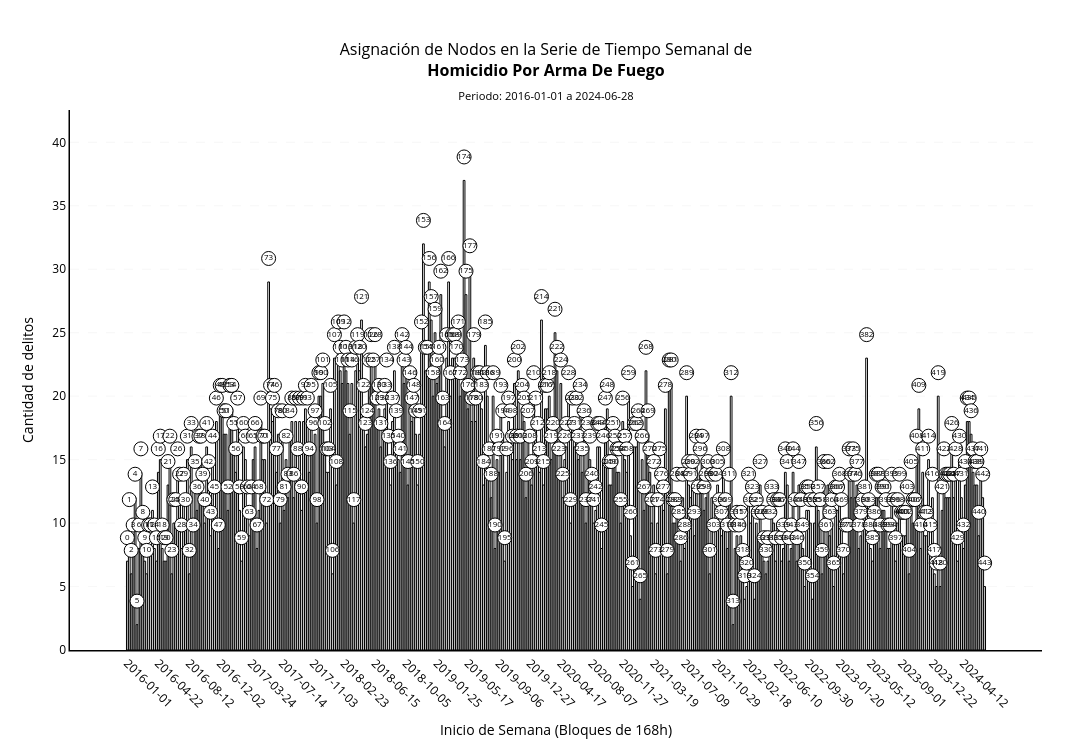

This figure's notebook cell:
### Markdown cell above
#### Histogram

### Code cell
# plot_histogram
fig = plots.plot_histogram(node_metrics=working_metrics)
fig.show()

### Figure 1 — Plotly figure (JSON) as saved in the notebook; plotly's stock layout.template omitted (floating-point values rounded to 4 significant figures; data arrays with more than 128 entries replaced by an {"elided": "..."} marker saying what was removed)
{"data": [{"marker": {"color": "white", "line": {"color": "black", "width": 1}}, "name": "Delitos", "type": "bar", "x": {"elided": "444 str values"}, "y": {"elided": "444 int values"}}, {"marker": {"color": "white", "line": {"color": "black", "width": 1}, "size": 14, "symbol": "circle"}, "mode": "markers+text", "name": "Nodos", "text": {"elided": "444 str values"}, "textfont": {"color": "black", "size": 8}, "textposition": "middle center", "type": "scatter", "x": {"elided": "444 str values"}, "y": {"elided": "444 float values"}}], "layout": {"bargap": 0.1, "height": 750, "margin": {"b": 100, "l": 70, "r": 50, "t": 110}, "paper_bgcolor": "white", "plot_bgcolor": "white", "showlegend": false, "title": {"font": {"color": "black", "size": 16}, "text": "Asignación de Nodos en la Serie de Tiempo Semanal de<br><b>Homicidio Por Arma De Fuego</b><br><sub>Periodo: 2016-01-01 a 2024-06-28</sub>", "x": 0.5, "xanchor": "center"}, "width": 1300, "xaxis": {"color": "black", "linecolor": "black", "linewidth": 1.5, "showline": true, "tickangle": 45, "tickformat": "%Y-%m-%d", "tickmode": "array", "tickvals": ["2016-01-01T00:00:00", "2016-04-22T00:00:00", "2016-08-12T00:00:00", "2016-12-02T00:00:00", "2017-03-24T00:00:00", "2017-07-14T00:00:00", "2017-11-03T00:00:00", "2018-02-23T00:00:00", "2018-06-15T00:00:00", "2018-10-05T00:00:00", "2019-01-25T00:00:00", "2019-05-17T00:00:00", "2019-09-06T00:00:00", "2019-12-27T00:00:00", "2020-04-17T00:00:00", "2020-08-07T00:00:00", "2020-11-27T00:00:00", "2021-03-19T00:00:00", "2021-07-09T00:00:00", "2021-10-29T00:00:00", "2022-02-18T00:00:00", "2022-06-10T00:00:00", "2022-09-30T00:00:00", "2023-01-20T00:00:00", "2023-05-12T00:00:00", "2023-09-01T00:00:00", "2023-12-22T00:00:00", "2024-04-12T00:00:00"], "title": {"text": "Inicio de Semana (Bloques de 168h)"}}, "yaxis": {"color": "black", "gridcolor": "lightgrey", "griddash": "dash", "gridwidth": 0.2, "linecolor": "black", "linewidth": 1.5, "range": [0, 42.55], "showgrid": true, "showline": true, "title": {"text": "Cantidad de delitos"}}}}
